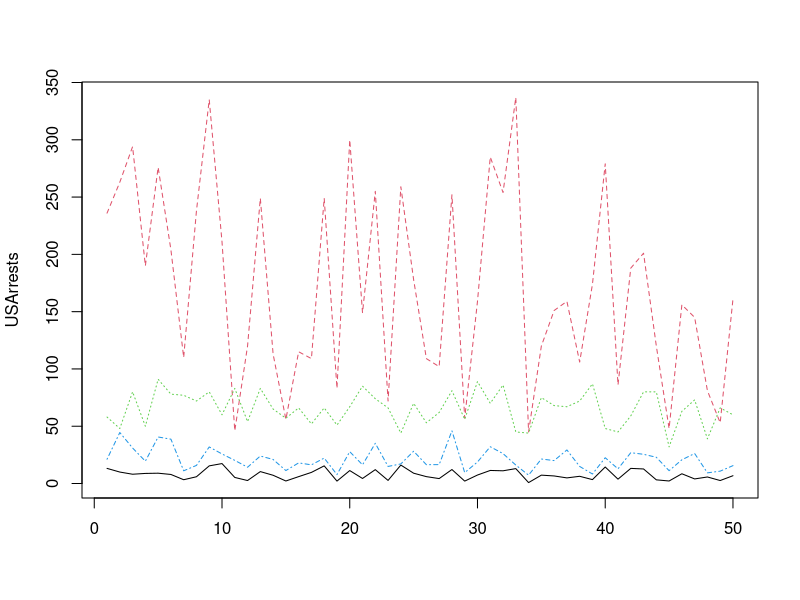
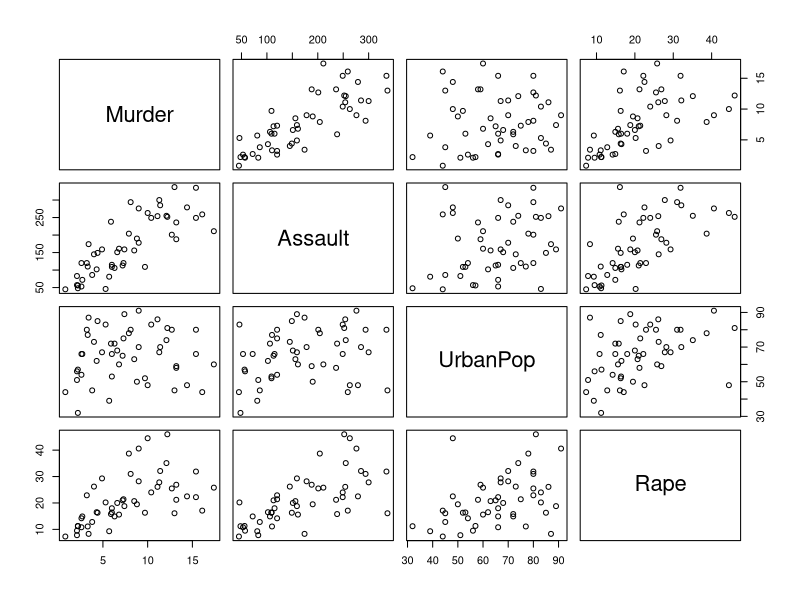
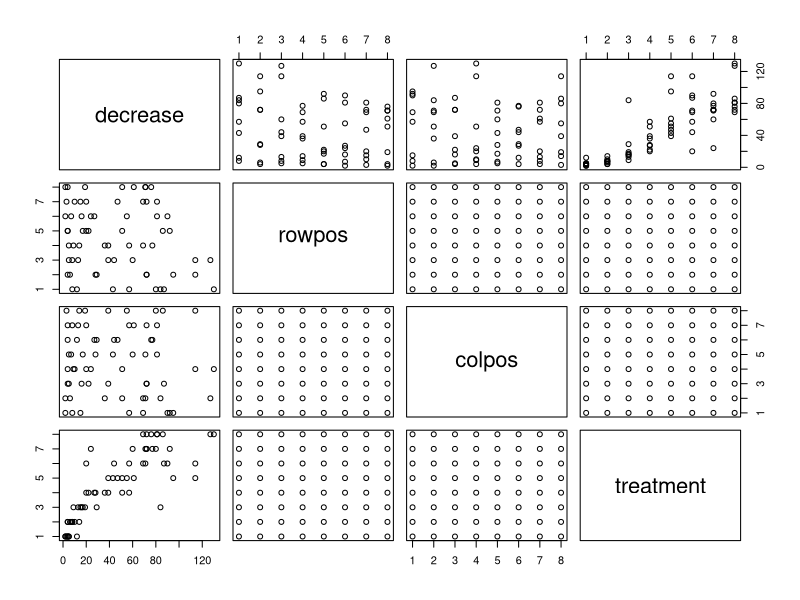
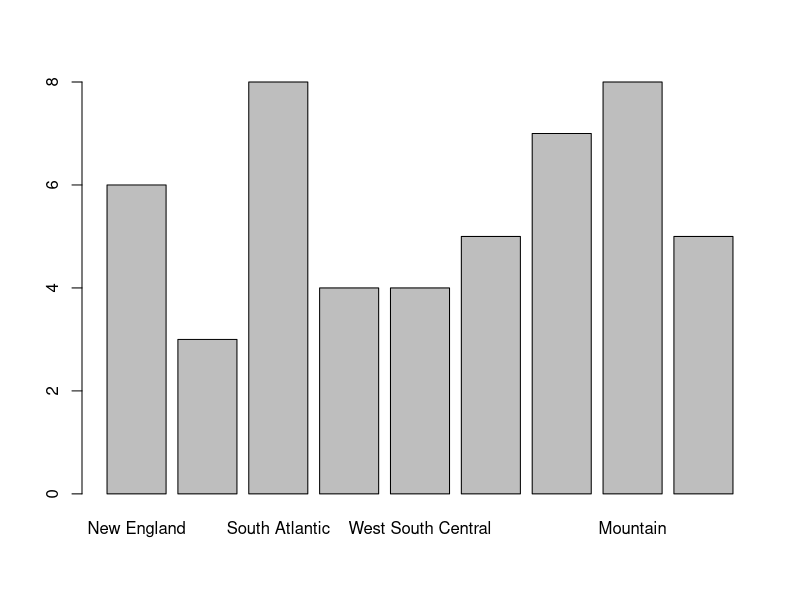

Write R code to recreate these figures, in order. (Note: this script raises an error after producing the figures.)
data("USArrests")
matplot(USArrests,type = "l")
pairs(USArrests)

class(OrchardSprays)
plot(OrchardSprays)
data(state)
class(state.division)
plot(state.division)
plot.default(xvalues,quadx)

xvalues <- -5:5
quadx   <- xvalues^2
plot(xvalues, quadx, type="b", main="This is the title",
sub="This is the subtitle", xlab="x", ylab="x squared",
col.main="green",col="blue",lty=2,pch="*",lwd=3,cex=3)
plot(xvalues,quadx,xlim=c(-10,10))
plot(xvalues,quadx,xlim=c(-10,10),axes=FALSE)
boxplot(decrease ~ treatment, data = OrchardSprays,log = "y", col="lightblue",notch=TRUE)

data(morley)
plot(morley$Expt,morley$Speed)
plot(jitter(morley$Expt),morley$Speed)
sunflowerplot(morley$Expt,morley$Speed)
